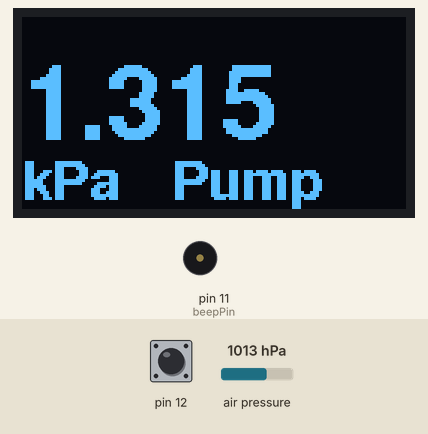
Recording of a program running on a simulated Arduino Uno, built with avr-gcc and run on an emulated ATmega328P. On the bench: 128×64 one-colour display, buzzer (waves = sounding, pin HIGH). Inputs (shaded band) come from the test bench; at power-on: pin 12 HIGH, air pressure 1013 hPa. What the program prints to the serial monitor is not drawn.

Above: at 1.2 s.
1.3 s: pin 12 pulled LOW for 0.15 s
At 1.42 s:
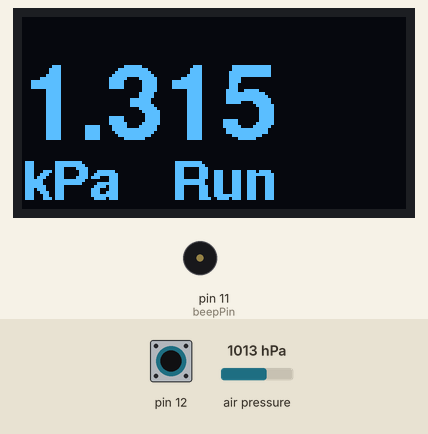
3.0 s: air pressure set to 1000 hPa
At 3.8 s:
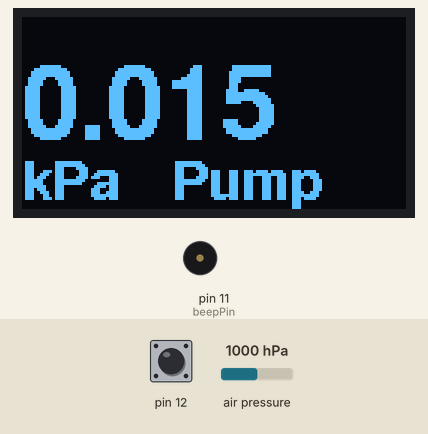
4.5 s: pin 12 pulled LOW for 3.2 s
At 5.1 s:
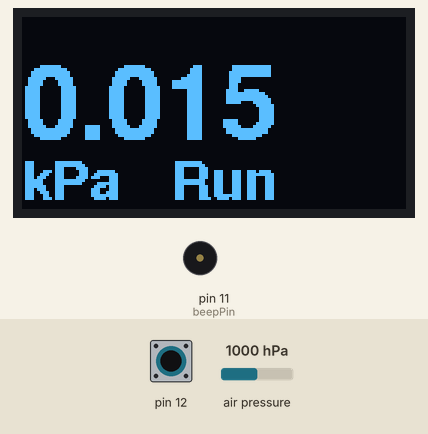
9.2 s: air pressure set to 952 hPa
At 10.4 s:
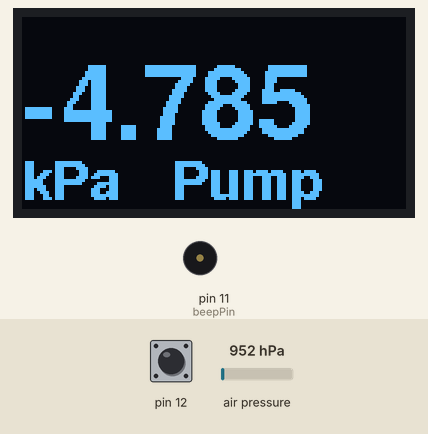
10.7 s: air pressure set to 975 hPa
At 11.2 s:
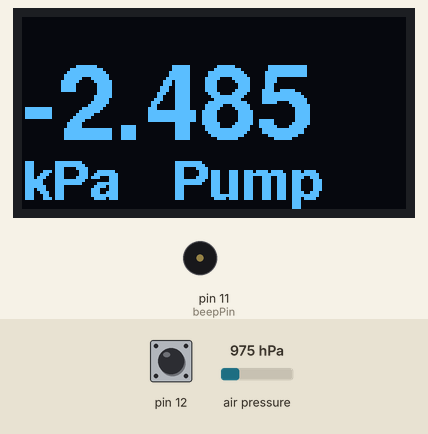
12.2 s: pin 12 pulsed LOW 5 times (0.12 s each, 0.3 s apart)
At 12.61 s:
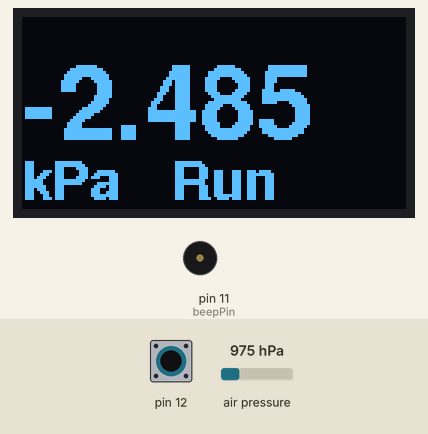
Timing chart, 0 to 15.2 s (numbered marks = the images above; inputs shaded):
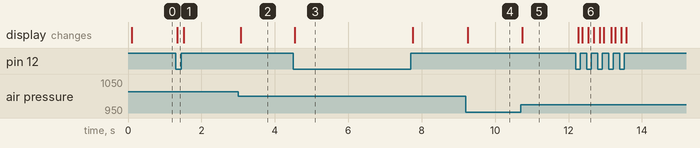

Measured:
- after the input at 1.3 s, the display: changes after 0.05 s (image 1)
- after the input at 3.0 s, the display: changes after 0.07 s (image 2)
- after the input at 4.5 s, the display: changes at once (image 3)
- after the input at 9.2 s, the display: changes after 0.06 s (image 4)
- after the input at 10.7 s, the display: changes at once (image 5)
- after the input at 12.2 s, the display: changes after 0.07 s (image 6)

The program:

main.cpp
```cpp
#include <Arduino.h>
#include <Wire.h>
#include <Adafruit_GFX.h>
#include <Adafruit_SSD1306.h>
#include <Fonts/FreeSansBold18pt7b.h>
#include <Fonts/FreeSansBold9pt7b.h>
#include <Adafruit_Sensor.h>
#include <Adafruit_BME280.h>

#define SCREEN_WIDTH 128    // OLED display width, in pixels
#define SCREEN_HEIGHT 64    // OLED display height, in pixels
#define OLED_RESET -1       // Reset pin # (or -1 if sharing Arduino reset pin)
#define SCREEN_ADDRESS 0x3C ///< See datasheet for Address; 0x3D for 128x64, 0x3C for 128x32
Adafruit_SSD1306 display(SCREEN_WIDTH, SCREEN_HEIGHT, &Wire, OLED_RESET);

enum ExpResult
{
  ExpStart,
  ExpPump,
  ExpRun,
  ExpSuccess,
  ExpFail
} expRes = ExpStart;

Adafruit_BME280 bme; // I2C

////////////////////////////////////////////////////////////////////////////////////
void drawValue(float value)
{
  // display.clearDisplay();
  // display.drawBitmap(0,0,bitmap,64,64,1);
  // display.display();
  // return;

  display.clearDisplay();
  display.setFont(&FreeSansBold18pt7b);
  display.setCursor(0, 40);
  display.print(value, 3);
  display.setFont(&FreeSansBold9pt7b);
  display.setCursor(0, 60);
  display.print("kPa");
  display.setCursor(50, 60);

  switch (expRes)
  {
  case ExpSuccess:
    display.print("Pass");
    break;
  case ExpFail:
    display.print("Fail");
    break;
  case ExpRun:
    display.print("Run");
    break;
  case ExpPump:
    display.print("Pump");
    break;
  default:
    display.print("Wait");
  }
  display.display();
}
const int beepPin = 11; // 11

////////////////////////////////////////////////////////////////////////////////////
void setup()
{
  Serial.begin(115200);

  if (!bme.begin(0x77))
  {
    Serial.println("Could not find a valid BME280 sensor, check wiring, address 0x78, sensor ID!");
    Serial.print("SensorID was: 0x");
    Serial.println(bme.sensorID(), 16);
    while (1)
      delay(10);
  }

  // SSD1306_SWITCHCAPVCC = generate display voltage from 3.3V internally
  if (!display.begin(SSD1306_SWITCHCAPVCC, SCREEN_ADDRESS))
  {
    Serial.println(F("SSD1306 allocation failed"));
    for (;;)
      ; // Don't proceed, loop forever
  }
  display.setTextSize(1); // Draw 2X-scale text
  display.setTextColor(SSD1306_WHITE);

  pinMode(beepPin, OUTPUT);
  digitalWrite(beepPin, 0);

  pinMode(12, INPUT_PULLUP);

  // readData(&calibData);
  // Serial.println("Calib: " + String(calibData.getTemp()) + "    " + String(calibData.getBridge()));
}

////////////////////////////////////////////////////////////////////////////////////
void loop()
{
  float P = bme.readPressure() / 1000.0F - 100.0 + 0.015;
  static float lowP;

  Serial.println("P = " + String(P, 3) + " kPa");

  drawValue(P);

  static unsigned long experimentEndAt = 0; // Время, когда завершится эксперимент
  if (!digitalRead(12))                     // Концевик разомкнут, кран закрыт, система герметична
  {
    if (expRes == ExpPump) // Если в предыдущий раз кран был открыт,
    {
      expRes = ExpRun;                    // значит запускаем эксперимент
      lowP = P - 1.0;                     // Запоминаем давление, при котором тест будет считаться проваленным
      experimentEndAt = millis() + 60000; // Определяем время, когда эксперимент завершится
    }
    if (expRes == ExpRun) // Эаксперимент уже запущен
    {
      if (P < lowP) // Если давление ниже границы, то сразу фейл, даже не ожидая завершения
        expRes = ExpFail;
      else if (experimentEndAt < millis()) // Время эксперимента вышло
        expRes = ExpSuccess;               // Эксперимент завершен успешно
    }
  }
  else // Концевик замкнут, кран открыт, в систему накачивается воздух
    expRes = ExpPump;

  static unsigned long nextBeepAt = 0; // Время следующего звукового сигнала
  switch (expRes)
  {
  case ExpSuccess:
    if (nextBeepAt < millis())
    {
      digitalWrite(beepPin, 1);
      delay(100);
      digitalWrite(beepPin, 0);
      delay(100);
      digitalWrite(beepPin, 1);
      delay(100);
      digitalWrite(beepPin, 0);
      nextBeepAt = millis() + 10000;
    }
    break;
  case ExpFail:
    if (nextBeepAt < millis())
    {
      digitalWrite(beepPin, 1);
      delay(300);
      digitalWrite(beepPin, 0);
      nextBeepAt = millis() + 10000;
    }
    break;
  default:
    nextBeepAt = 0;
  }
}
```
